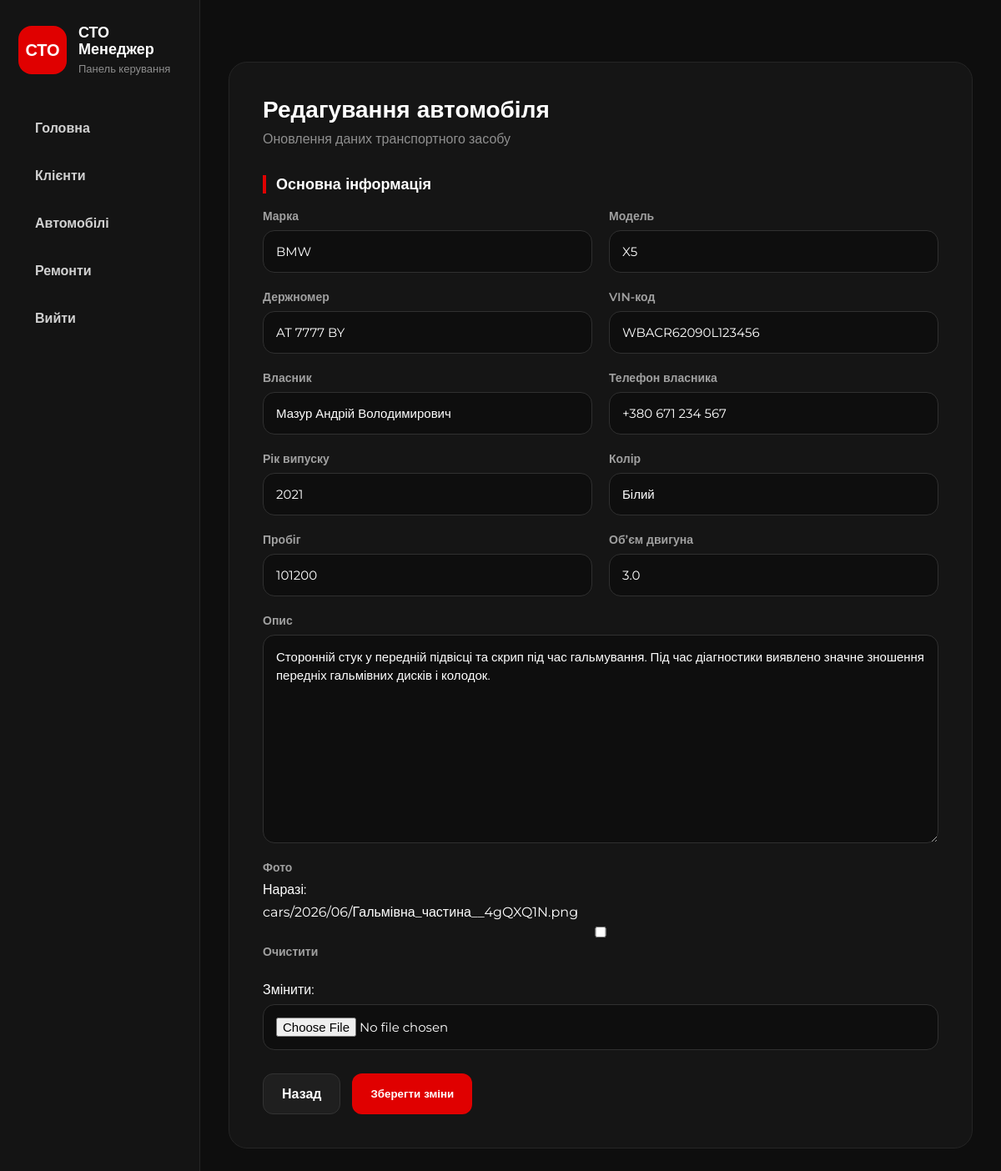
Screenshot of /cars/9/edit/ with the database file from the repository.
### cars/models.py (models this page shows, shortened)
class Car(models.Model):
    class Transmission(models.TextChoices):
        MANUAL = 'manual', 'Механічна'
        AUTOMATIC = 'automatic', 'Автоматична'
        ROBOT = 'robot', 'Роботизована'
        VARIATOR = 'variator', 'Варіатор'
    class FuelType(models.TextChoices):
        PETROL = 'petrol', 'Бензин'
        DIESEL = 'diesel', 'Дизель'
        ELECTRIC = 'electric', 'Електро'
        HYBRID = 'hybrid', 'Гібрид'
        GAS = 'gas', 'Газ'
    owner = models.ForeignKey(
        Client,
        on_delete=models.CASCADE,
        related_name='cars',
        verbose_name="Власник",
        null=True,
        blank=True
    )
    make = models.CharField(
        max_length=100,
        verbose_name="Марка"
    )
    model_name = models.CharField(
        max_length=100,
        verbose_name="Модель"
    )
    license_plate = models.CharField(
        max_length=20,
        blank=True,
        verbose_name="Держномер"
    )
    vin = models.CharField(
        max_length=17,
        unique=True,
        verbose_name="VIN-код",
        validators=[MinLengthValidator(17)]
    )
    owner_name = models.CharField(
        max_length=100,
        verbose_name="ПІБ власника",
        blank=True
    )
    year = models.PositiveIntegerField(
        verbose_name="Рік випуску",
        validators=[
            MinValueValidator(1900),
            MaxValueValidator(datetime.date.today().year + 1)
        ],
        help_text="Використовуйте формат: <YYYY>"
    )
    color = models.CharField(
        max_length=50,
        verbose_name="Колір"
    )
    transmission = models.CharField(
        max_length=20,
        choices=Transmission.choices,
        default=Transmission.AUTOMATIC,
        verbose_name="Коробка передач"
    )
    fuel_type = models.CharField(
        max_length=20,
        choices=FuelType.choices,
        default=FuelType.PETROL,
        verbose_name="Тип пального"
    )
    mileage = models.PositiveIntegerField(
        default=0,
        verbose_name="Пробіг (км)"
    )
    engine_volume = models.DecimalField(
        max_digits=4,
        decimal_places=1,
        blank=True,
        null=True,
        verbose_name="Об'єм двигуна (л)"
    )
    description = models.TextField(
        blank=True,
        verbose_name="Опис"
    )
    main_image = models.ImageField(
        upload_to='cars/%Y/%m/',
        blank=True,
        null=True,
        verbose_name="Фото"
    )
    is_published = models.BooleanField(
        default=True,
        verbose_name="Опубліковано"
    )
    created_at = models.DateTimeField(
        auto_now_add=True,
        verbose_name="Дата додавання"
    )
    updated_at = models.DateTimeField(
        auto_now=True,
        verbose_name="Дата оновлення"
    )
    class Meta:
        verbose_name = "Автомобіль"
        verbose_name_plural = "Автомобілі"
        ordering = ['-created_at']

### cars/views.py (the view)
# urls.py: path('<int:car_id>/edit/', views.edit_car_view, name='edit_car'),
def edit_car_view(request, car_id):
    car = get_object_or_404(Car, id=car_id)
    if request.method == 'POST':
        form = CarForm(request.POST, request.FILES, instance=car)
        if form.is_valid():
            car = form.save(commit=False)
            owner_phone = form.cleaned_data.get('owner_phone', '')
            owner_name = form.cleaned_data.get('owner_name', '')
            if owner_phone:
                if car.owner:
                    car.owner.full_name = owner_name
                    car.owner.phone = owner_phone
                    car.owner.save()
                else:
                    client, created = Client.objects.get_or_create(
                        phone=owner_phone,
                        defaults={'full_name': owner_name}
                    )
                    if not created:
                        client.full_name = owner_name
                        client.save()
                    car.owner = client
            car.save()
            messages.success(request, 'Дані автомобіля успішно оновлено.')
            return redirect('car_detail', car_id=car.id)
    else:
        form = CarForm(instance=car)
    return render(request, 'cars/edit_car.html', {
        'form': form,
        'car': car
    })

### cars/forms.py
class CarForm(forms.ModelForm):
    owner_phone = forms.CharField(
        label='Телефон власника',
        required=False
    )
    class Meta:
        model = Car
        fields = [
            'make',
            'model_name',
            'license_plate',
            'vin',
            'owner_name',
            'year',
            'color',
            'mileage',
            'engine_volume',
            'description',
            'main_image'
        ]
        labels = {
            'make': 'Марка',
            'model_name': 'Модель',
            'license_plate': 'Держномер',
            'vin': 'VIN-код',
            'owner_name': 'Власник',
            'year': 'Рік випуску',
            'color': 'Колір',
            'mileage': 'Пробіг',
            'engine_volume': 'Обʼєм двигуна',
            'description': 'Опис',
            'main_image': 'Фото',
        }
    def __init__(self, *args, **kwargs):
        super().__init__(*args, **kwargs)
        if self.instance and self.instance.owner:
            self.fields['owner_phone'].initial = self.instance.owner.phone

### cars/templates/cars/edit_car.html (shortened to what this page needs)
{% extends 'base.html' %}
{% block content %}
<div class="form-card">
    <h2>Редагування автомобіля</h2>
    <p>Оновлення даних транспортного засобу</p>
    <form method="post" enctype="multipart/form-data">
        <div class="form-section-title">Основна інформація</div>
        <div class="form-grid">
            <div class="form-group">
                <label>{{ form.make.label }}</label>
                {{ form.make }}
            </div>
            <div class="form-group">
                <label>{{ form.model_name.label }}</label>
                {{ form.model_name }}
            </div>
            <div class="form-group">
                <label>{{ form.license_plate.label }}</label>
                {{ form.license_plate }}
            </div>
            <div class="form-group">
                <label>{{ form.vin.label }}</label>
                {{ form.vin }}
            </div>
            <div class="form-group">
                <label>{{ form.owner_name.label }}</label>
                {{ form.owner_name }}
            </div>
            <div class="form-group">
                <label>{{ form.owner_phone.label }}</label>
                {{ form.owner_phone }}
            </div>
            <div class="form-group">
                <label>{{ form.year.label }}</label>
                {{ form.year }}
            </div>
            <div class="form-group">
                <label>{{ form.color.label }}</label>
                {{ form.color }}
            </div>
            <div class="form-group">
                <label>{{ form.mileage.label }}</label>
                {{ form.mileage }}
            </div>
            <div class="form-group">
                <label>{{ form.engine_volume.label }}</label>
                {{ form.engine_volume }}
            </div>
            <div class="form-group full">
                <label>{{ form.description.label }}</label>
                {{ form.description }}
            </div>
            <div class="form-group full">
                <label>{{ form.main_image.label }}</label>
                {{ form.main_image }}
            </div>
        </div>
        <div class="form-actions">
            <a href="{% url 'car_list' %}" class="btn-secondary">Назад</a>
            <button type="submit" class="btn-primary">Зберегти зміни</button>
        </div>
    </form>
</div>
{% endblock %}

### static/css/style.css (style rules this page uses)
* { margin: 0; padding: 0; box-sizing: border-box; }
html { width: 100%; min-height: 100%; scroll-behavior: smooth; }
body { width: 100%; min-height: 100vh; background: #0e0e0e; color: #ffffff; font-family: 'Montserrat', sans-serif; overflow-x: hidden; }
a { color: inherit; text-decoration: none; }
button, input, textarea, select { font-family: 'Montserrat', sans-serif; }
button { cursor: pointer; }
.btn-primary, .btn-secondary { min-height: 48px; padding: 14px 22px; border-radius: 12px; font-weight: 800; border: none; cursor: pointer; display: inline-flex; align-items: center; justify-content: center; transition: 0.2s; white-space: nowrap; }
.btn-primary { background: #e00000; color: #ffffff; }
.btn-secondary { background: #1f1f1f; border: 1px solid #333333; color: #ffffff; }
.form-card { max-width: 980px; width: 100%; margin: 40px auto; background: #151515; border: 1px solid #252525; border-radius: 22px; padding: 40px; }
.form-card h2 { font-size: 28px; line-height: 1.15; margin-bottom: 8px; }
.form-card p { color: #8f8f8f; line-height: 1.45; margin-bottom: 28px; }
.form-section-title { margin: 32px 0 18px; color: #ffffff; font-size: 18px; font-weight: 900; border-left: 4px solid #e00000; padding-left: 12px; }
.form-grid { display: grid; grid-template-columns: 1fr 1fr; gap: 20px; }
.form-group { display: flex; flex-direction: column; gap: 8px; }
.form-group.full { grid-column: 1 / -1; }
label { color: #a0a0a0; font-weight: 600; font-size: 14px; }
input, textarea, select { width: 100%; background: #0e0e0e; border: 1px solid #303030; color: #ffffff; padding: 15px; border-radius: 14px; font-size: 15px; }
textarea { min-height: 150px; resize: vertical; white-space: pre-wrap; overflow-wrap: break-word; word-break: break-word; line-height: 1.45; }
.form-actions { margin-top: 28px; display: flex; gap: 14px; }

### rows the page displays
Car: make "BMW", model_name "X5", license_plate "AT 7777 BY", vin "WBACR62090L123456", owner_name "Мазур Андрій Володимирович", year "2021", color "Білий", mileage "101200", engine_volume "3.0", description "Сторонній стук у передній підвісці та скрип під час гальмування. Під час діагностики виявлено значне зношення передніх гальмівних дисків і колодок."
